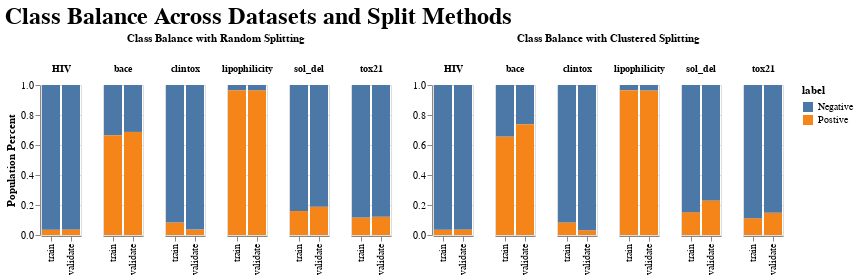

Write notebook code for a chart like this one.
### Code cell
single = alt.selection_single(on='mouseover', nearest=True)

random_chart = alt.Chart(df[df['split_method'] == "random"]).mark_bar().encode(
    x = alt.X("split_id:N", title = None),
    y = alt.Y("Population_Percent:Q", title = "Population Percent"),
    column = alt.Column("dataset:N", title = "Class Balance with Random Splitting", header=alt.Header(labelFontSize=10, labelFontWeight= "bold")),
    color = "label",
    tooltip= ["dataset" ,"label", "label_count", "total_count", "Population_Percent"]
).properties(height = 150).interactive()

cluster_chart = alt.Chart(df[df['split_method'] == "cluster"]).mark_bar().encode(
    x = alt.X("split_id:N", title = None),
    y = alt.Y("Population_Percent:Q", title = None),
    column = alt.Column("dataset:N", title = "Class Balance with Clustered Splitting", header=alt.Header(labelFontSize=10, labelFontWeight= "bold")),
    color = "label",
    tooltip= ["dataset" ,"label", "label_count", "total_count", "Population_Percent"]
).properties(height = 150).interactive()

(random_chart | cluster_chart).properties(title = "Class Balance Across Datasets and Split Methods").configure_title(fontSize=24)

### Figure 1 — Vega-Lite specification as saved in the notebook (floating-point values rounded to 4 significant figures)
{"config": {"view": {"continuousWidth": 400, "continuousHeight": 300}, "title": {"fontSize": 24}}, "hconcat": [{"data": {"name": "data-1571f6f3cf8a49d9091bcb9994085285"}, "mark": "bar", "encoding": {"color": {"field": "label", "type": "nominal"}, "column": {"field": "dataset", "header": {"labelFontSize": 10, "labelFontWeight": "bold"}, "title": "Class Balance with Random Splitting", "type": "nominal"}, "tooltip": [{"field": "dataset", "type": "nominal"}, {"field": "label", "type": "nominal"}, {"field": "label_count", "type": "quantitative"}, {"field": "total_count", "type": "quantitative"}, {"field": "Population_Percent", "type": "quantitative"}], "x": {"field": "split_id", "title": null, "type": "nominal"}, "y": {"field": "Population_Percent", "title": "Population Percent", "type": "quantitative"}}, "height": 150, "selection": {"selector020": {"type": "interval", "bind": "scales", "encodings": ["x", "y"]}}}, {"data": {"name": "data-26b3f37c934cc5d4bdf49896faa3c5a6"}, "mark": "bar", "encoding": {"color": {"field": "label", "type": "nominal"}, "column": {"field": "dataset", "header": {"labelFontSize": 10, "labelFontWeight": "bold"}, "title": "Class Balance with Clustered Splitting", "type": "nominal"}, "tooltip": [{"field": "dataset", "type": "nominal"}, {"field": "label", "type": "nominal"}, {"field": "label_count", "type": "quantitative"}, {"field": "total_count", "type": "quantitative"}, {"field": "Population_Percent", "type": "quantitative"}], "x": {"field": "split_id", "title": null, "type": "nominal"}, "y": {"field": "Population_Percent", "title": null, "type": "quantitative"}}, "height": 150, "selection": {"selector021": {"type": "interval", "bind": "scales", "encodings": ["x", "y"]}}}], "title": "Class Balance Across Datasets and Split Methods", "$schema": "https://vega.github.io/schema/vega-lite/v4.17.0.json", "datasets": {"data-1571f6f3cf8a49d9091bcb9994085285": [{"dataset": "bace", "split_method": "random", "split_id": "train", "label": "Postive", "label_count": 856, "total_count": 1286, "Population_Percent": 0.6656}, {"dataset": "bace", "split_method": "random", "split_id": "train", "label": "Negative", "label_count": 430, "total_count": 1286, "Population_Percent": 0.3344}, {"dataset": "bace", "split_method": "random", "split_id": "validate", "label": "Postive", "label_count": 156, "total_count": 227, "Population_Percent": 0.6872}, {"dataset": "bace", "split_method": "random", "split_id": "validate", "label": "Negative", "label_count": 71, "total_count": 227, "Population_Percent": 0.3128}, {"dataset": "clintox", "split_method": "random", "split_id": "train", "label": "Postive", "label_count": 104, "total_count": 1256, "Population_Percent": 0.0828}, {"dataset": "clintox", "split_method": "random", "split_id": "train", "label": "Negative", "label_count": 1152, "total_count": 1256, "Population_Percent": 0.9172}, {"dataset": "clintox", "split_method": "random", "split_id": "validate", "label": "Postive", "label_count": 8, "total_count": 222, "Population_Percent": 0.03604}, {"dataset": "clintox", "split_method": "random", "split_id": "validate", "label": "Negative", "label_count": 214, "total_count": 222, "Population_Percent": 0.964}, {"dataset": "HIV", "split_method": "random", "split_id": "train", "label": "Postive", "label_count": 1213, "total_count": 34957, "Population_Percent": 0.0347}, {"dataset": "HIV", "split_method": "random", "split_id": "train", "label": "Negative", "label_count": 33744, "total_count": 34957, "Population_Percent": 0.9653}, {"dataset": "HIV", "split_method": "random", "split_id": "validate", "label": "Postive", "label_count": 230, "total_count": 6170, "Population_Percent": 0.03728}, {"dataset": "HIV", "split_method": "random", "split_id": "validate", "label": "Negative", "label_count": 5940, "total_count": 6170, "Population_Percent": 0.9627}, {"dataset": "lipophilicity", "split_method": "random", "split_id": "train", "label": "Postive", "label_count": 3447, "total_count": 3570, "Population_Percent": 0.9655}, {"dataset": "lipophilicity", "split_method": "random", "split_id": "train", "label": "Negative", "label_count": 123, "total_count": 3570, "Population_Percent": 0.03445}, {"dataset": "lipophilicity", "split_method": "random", "split_id": "validate", "label": "Postive", "label_count": 608, "total_count": 630, "Population_Percent": 0.9651}, {"dataset": "lipophilicity", "split_method": "random", "split_id": "validate", "label": "Negative", "label_count": 22, "total_count": 630, "Population_Percent": 0.03492}, {"dataset": "sol_del", "split_method": "random", "split_id": "train", "label": "Postive", "label_count": 153, "total_count": 958, "Population_Percent": 0.1597}, {"dataset": "sol_del", "split_method": "random", "split_id": "train", "label": "Negative", "label_count": 805, "total_count": 958, "Population_Percent": 0.8403}, {"dataset": "sol_del", "split_method": "random", "split_id": "validate", "label": "Postive", "label_count": 32, "total_count": 170, "Population_Percent": 0.1882}, {"dataset": "sol_del", "split_method": "random", "split_id": "validate", "label": "Negative", "label_count": 138, "total_count": 170, "Population_Percent": 0.8118}, {"dataset": "tox21", "split_method": "random", "split_id": "train", "label": "Postive", "label_count": 649, "total_count": 5566, "Population_Percent": 0.1166}, {"dataset": "tox21", "split_method": "random", "split_id": "train", "label": "Negative", "label_count": 4917, "total_count": 5566, "Population_Percent": 0.8834}, {"dataset": "tox21", "split_method": "random", "split_id": "validate", "label": "Postive", "label_count": 119, "total_count": 983, "Population_Percent": 0.1211}, {"dataset": "tox21", "split_method": "random", "split_id": "validate", "label": "Negative", "label_count": 864, "total_count": 983, "Population_Percent": 0.8789}], "data-26b3f37c934cc5d4bdf49896faa3c5a6": [{"dataset": "bace", "split_method": "cluster", "split_id": "train", "label": "Postive", "label_count": 845, "total_count": 1287, "Population_Percent": 0.6566}, {"dataset": "bace", "split_method": "cluster", "split_id": "train", "label": "Negative", "label_count": 442, "total_count": 1287, "Population_Percent": 0.3434}, {"dataset": "bace", "split_method": "cluster", "split_id": "validate", "label": "Postive", "label_count": 167, "total_count": 226, "Population_Percent": 0.7389}, {"dataset": "bace", "split_method": "cluster", "split_id": "validate", "label": "Negative", "label_count": 59, "total_count": 226, "Population_Percent": 0.2611}, {"dataset": "clintox", "split_method": "cluster", "split_id": "train", "label": "Postive", "label_count": 105, "total_count": 1257, "Population_Percent": 0.08353}, {"dataset": "clintox", "split_method": "cluster", "split_id": "train", "label": "Negative", "label_count": 1152, "total_count": 1257, "Population_Percent": 0.9165}, {"dataset": "clintox", "split_method": "cluster", "split_id": "validate", "label": "Postive", "label_count": 7, "total_count": 221, "Population_Percent": 0.03167}, {"dataset": "clintox", "split_method": "cluster", "split_id": "validate", "label": "Negative", "label_count": 214, "total_count": 221, "Population_Percent": 0.9683}, {"dataset": "HIV", "split_method": "cluster", "split_id": "train", "label": "Postive", "label_count": 1213, "total_count": 34958, "Population_Percent": 0.0347}, {"dataset": "HIV", "split_method": "cluster", "split_id": "train", "label": "Negative", "label_count": 33745, "total_count": 34958, "Population_Percent": 0.9653}, {"dataset": "HIV", "split_method": "cluster", "split_id": "validate", "label": "Postive", "label_count": 230, "total_count": 6169, "Population_Percent": 0.03728}, {"dataset": "HIV", "split_method": "cluster", "split_id": "validate", "label": "Negative", "label_count": 5939, "total_count": 6169, "Population_Percent": 0.9627}, {"dataset": "lipophilicity", "split_method": "cluster", "split_id": "train", "label": "Postive", "label_count": 3448, "total_count": 3570, "Population_Percent": 0.9658}, {"dataset": "lipophilicity", "split_method": "cluster", "split_id": "train", "label": "Negative", "label_count": 122, "total_count": 3570, "Population_Percent": 0.03417}, {"dataset": "lipophilicity", "split_method": "cluster", "split_id": "validate", "label": "Postive", "label_count": 607, "total_count": 630, "Population_Percent": 0.9635}, {"dataset": "lipophilicity", "split_method": "cluster", "split_id": "validate", "label": "Negative", "label_count": 23, "total_count": 630, "Population_Percent": 0.03651}, {"dataset": "sol_del", "split_method": "cluster", "split_id": "train", "label": "Postive", "label_count": 146, "total_count": 959, "Population_Percent": 0.1522}, {"dataset": "sol_del", "split_method": "cluster", "split_id": "train", "label": "Negative", "label_count": 813, "total_count": 959, "Population_Percent": 0.8478}, {"dataset": "sol_del", "split_method": "cluster", "split_id": "validate", "label": "Postive", "label_count": 39, "total_count": 169, "Population_Percent": 0.2308}, {"dataset": "sol_del", "split_method": "cluster", "split_id": "validate", "label": "Negative", "label_count": 130, "total_count": 169, "Population_Percent": 0.7692}, {"dataset": "tox21", "split_method": "cluster", "split_id": "train", "label": "Postive", "label_count": 623, "total_count": 5567, "Population_Percent": 0.1119}, {"dataset": "tox21", "split_method": "cluster", "split_id": "train", "label": "Negative", "label_count": 4944, "total_count": 5567, "Population_Percent": 0.8881}, {"dataset": "tox21", "split_method": "cluster", "split_id": "validate", "label": "Postive", "label_count": 145, "total_count": 982, "Population_Percent": 0.1477}, {"dataset": "tox21", "split_method": "cluster", "split_id": "validate", "label": "Negative", "label_count": 837, "total_count": 982, "Population_Percent": 0.8523}]}}
